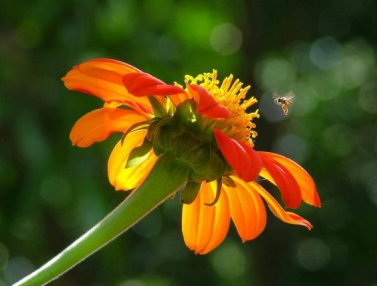
#> input picture Combination/HSV/image.png, 377 x 286 px
$ python code.py
#> lines starting #> are read from the running program, lines starting #| are printed output that depends on the picture
import cv2
import numpy as np

image=cv2.imread('image.png')
#> image is the input picture: shape (286, 377, 3); mean B, G, R 19.4, 72.2, 77.1
image=np.array(image)
m=len(image)
#> m = 286
n=len(image[0])
#> n = 377
for i in range(m):
    for j in range(n):
        value=[360*image[i][j][2]/255, 360*image[i][j][1]/255, 360*image[i][j][0]/255]
        result=[0, 0, 0]
        maximum=max(value)
        minimum=min(value)
        result[2]=maximum
        result[1]=(maximum-minimum)/maximum
        if maximum==value[0]:
            result[0]=0+(value[1]-value[2])/(maximum-minimum)
        if maximum==value[1]:
            result[0]=2+(value[0]-value[2])/(maximum-minimum)
        if maximum==value[2]:
            result[0]=4+(value[0]-value[1])/(maximum-minimum)
        result[0]*=60
        if result[0]<0:
            result[0]+=360
        image[i][j][0], image[i][j][1], image[i][j][2]=result[0]*255, result[1]*255, result[2]*255/360
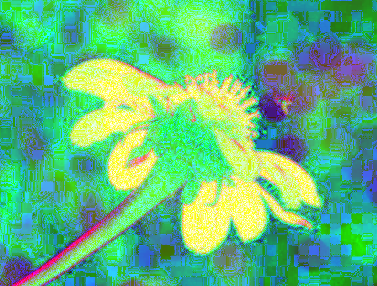
#> image: shape (286, 377, 3); mean B, G, R 127, 185.5, 93.8
image=cv2.cvtColor(image, cv2.COLOR_HSV2BGR)
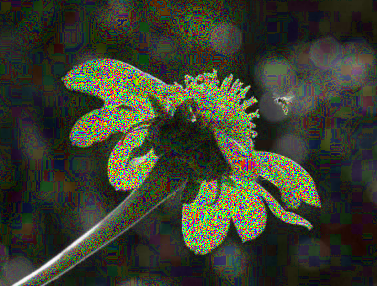
#> image: shape (286, 377, 3); mean B, G, R 47.2, 62.5, 58.2
cv2.imwrite('hsv.png', image)
